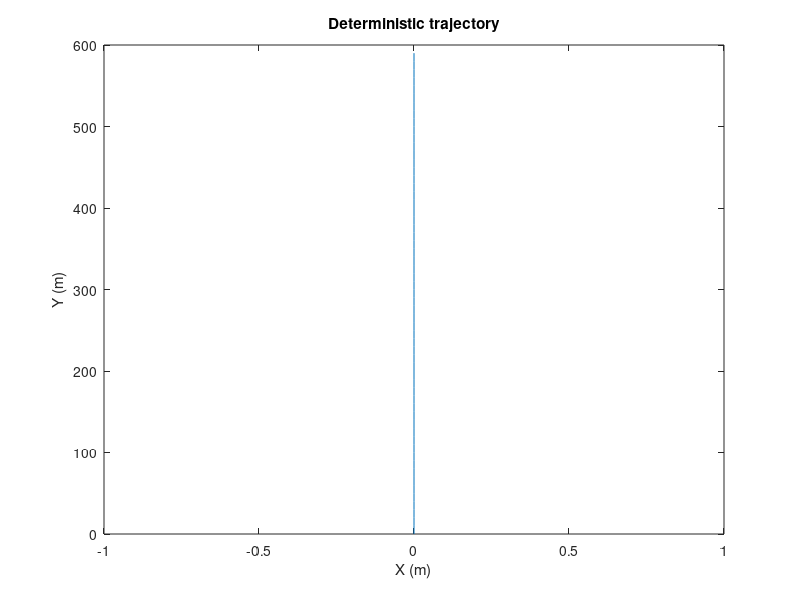
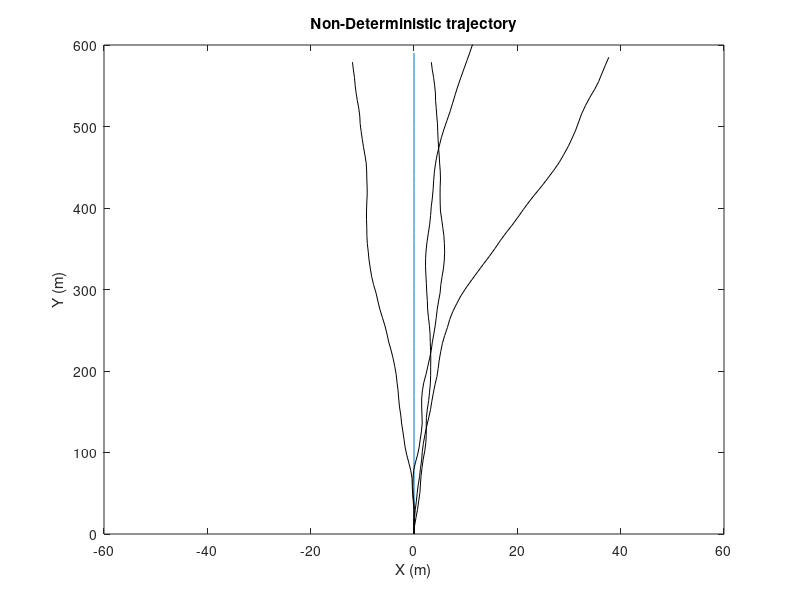
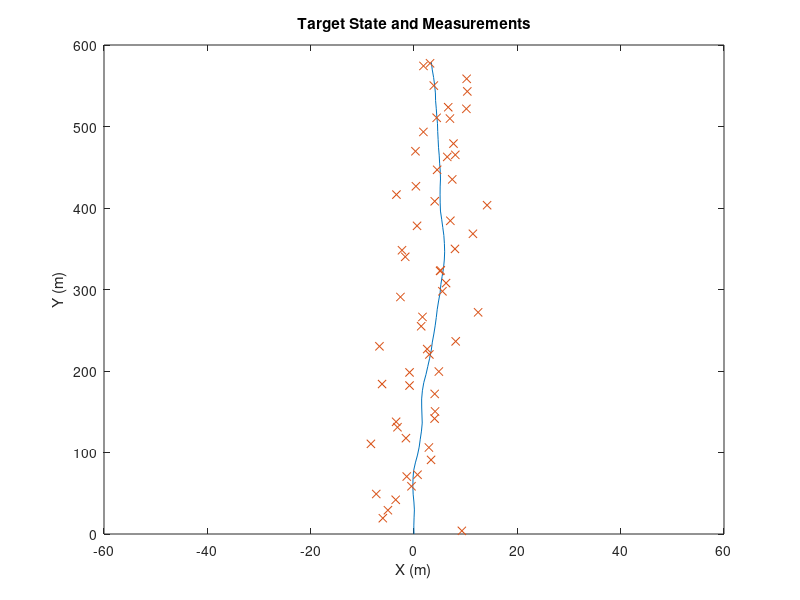

These figures' MATLAB source, in order:
T = 1; % Time step is one second
F = [1 0 T 0; 0 1 0 T; 0 0 1 0; 0 0 0 1]; % State transition matrix
proNoise = 0.01; % Process noise intensity q
Q = proNoise*[(T^3)/3 0 (T^2)/2 0 ; 0 (T^3)/3 0 (T^2)/2; (T^2)/2 0 T 0; 0 (T^2)/2 0 T]; % Noise matrix
sigmaX = 5; % Measurement error standard deviation in x
sigmaY = 5; % Measurement error standard deviation in y
R = [sigmaX^2 0;0 sigmaY^2]; % Measurement error covariance matrix
H = [1 0 0 0; 0 1 0 0]; % Observation matrix
% Arrays for storing a deterministic and four non-deterministic
% trajectories
targetStateDeter = zeros(4,60);
targetStateDeter(:,1) = [0 0 0 10];
targetState = zeros(4,60);
targetState(:,1) = [0 0 0 10];
targetState2 = zeros(4,60);
targetState2(:,1) = [0 0 0 10];
targetState3 = zeros(4,60);
targetState3(:,1) = [0 0 0 10];
targetState4 = zeros(4,60);
targetState4(:,1) = [0 0 0 10];
% Generate trajectories
for i = 2:60
    % Deterministic (without noise)
    targetStateDeter(:,i) = F*targetStateDeter(:,i-1);
    % Non-deterministic (with noise)
    targetState(:,i) = F*targetState(:,i-1)+mvnrnd([0 0 0 0]',Q)';
    targetState2(:,i) = F*targetState2(:,i-1)+mvnrnd([0 0 0 0]',Q)';
    targetState3(:,i) = F*targetState3(:,i-1)+mvnrnd([0 0 0 0]',Q)';
    targetState4(:,i) = F*targetState4(:,i-1)+mvnrnd([0 0 0 0]',Q)';
end
% Plot for exercise 1
figure
plot(targetStateDeter(1,:),targetStateDeter(2,:))
xlabel('X (m)')
ylabel('Y (m)')
title('Deterministic trajectory')
% Plot for exercise 2
figure
plot(targetStateDeter(1,:),targetStateDeter(2,:))
hold on
plot(targetState(1,:),targetState(2,:),'k')
plot(targetState2(1,:),targetState2(2,:),'k')
plot(targetState3(1,:),targetState3(2,:),'k')
plot(targetState4(1,:),targetState(2,:),'k')
ylim([0 600])
xlim([-60 60])
xlabel('X (m)')
ylabel('Y (m)')
title('Non-Deterministic trajectory')
% Arrays for storing measurements, estimate from track and Kalman filter
% gain
measurements = zeros(2,60);
% Indexing for 60 times steps
for i = 1:60
    % Generate a measurement based on
    z = H*targetState(:,i)+mvnrnd([0 0]',R)';
    %Store all the measurements
    measurements(:,i) = z;
end
% Plot for exercise 3
figure
plot(targetState(1,:),targetState(2,:))
hold on
plot(measurements(1,:),measurements(2,:),'x')
ylim([0 600])
xlim([-60 60])
xlabel('X (m)')
ylabel('Y (m)')
title('Target State and Measurements')